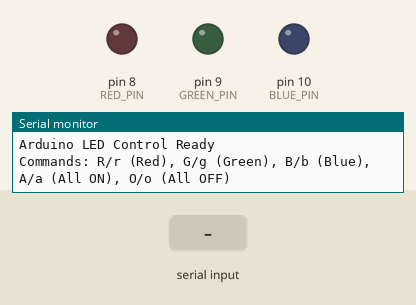
A sketch run on a simulated Arduino Uno, built with avr-gcc and run on an emulated ATmega328P. On the bench: output pins drawn as LEDs (lit = HIGH), the last lines printed to the serial monitor. Inputs (shaded band) come from the test bench.

Above: at 1.2 s.
1.3 s: "R\n" received over Serial
At 2.5 s:
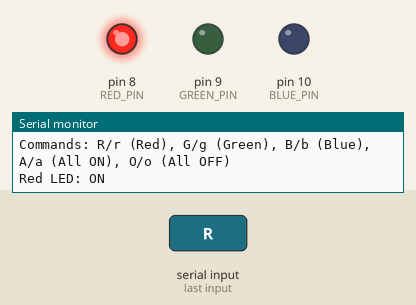
2.8 s: "G\n" received over Serial
At 3.7 s:
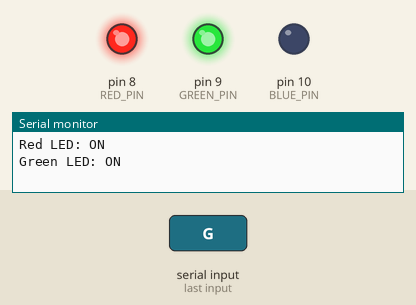
4.3 s: "B\n" received over Serial
At 4.9 s:
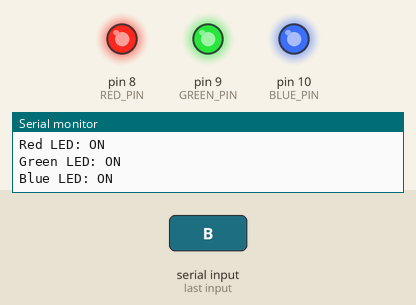
5.8 s: "P\n" received over Serial
At 7.0 s:
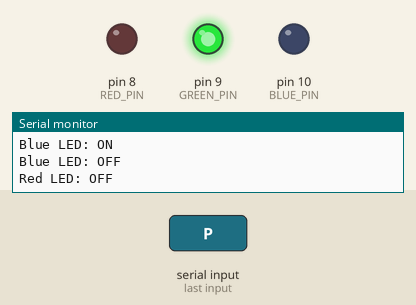
7.3 s: "B\n" received over Serial
At 8.3 s:
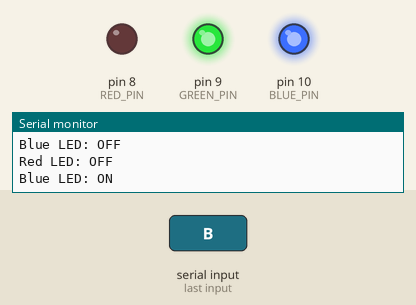
8.8 s: "G\n" received over Serial
At 9.5 s:
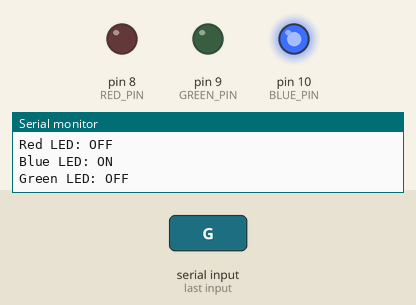
Timing chart, 0 to 11.3 s (numbered marks = the images above; inputs shaded):
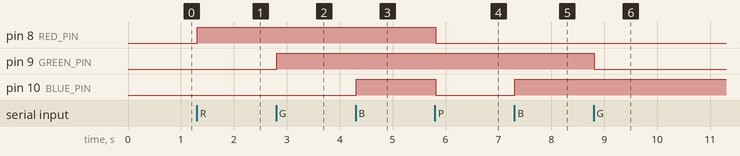

The sketch:

Finals_Laboratory_1.ino
```cpp
#include "LEDControl.h"

void setup() {
  // Initialize serial communication
  Serial.begin(9600);

  // Initialize LED pins
  initializeLEDs();

  // Wait for serial connection to be established
  while (!Serial) {
     // Wait for serial port to connect
  }

  Serial.println("Arduino LED Control Ready");
  Serial.println("Commands: R/r (Red), G/g (Green), B/b (Blue), A/a (All ON), O/o (All OFF)");
}

void loop() {
  if (Serial.available() > 0) {
    // Small delay to ensure all characters have arrived
    delay(10);

    // Variables to track input
    int nonWhitespaceCount = 0;
    char command = '\0';

    // Read all characters and count non-whitespace ones
    while (Serial.available() > 0) {
      char c = Serial.read();

      // Count non-whitespace characters
      if (c != '\n' && c != '\r' && c != ' ') {
        nonWhitespaceCount++;
        command = c; // Store the last non-whitespace character
      }
    }

    // If more than 1 non-whitespace character, it's invalid input
    if (nonWhitespaceCount > 1) {
      // Print error message
      //Serial.println("Error: Invalid command");
      //Serial.println("Valid commands: R/r, G/g, B/b, A/a, O/o");
      return; // Don't process any characters
    }

    // If exactly one non-whitespace character, process it
    if (nonWhitespaceCount == 1) {
      processCommand(command);
    }
    // If no non-whitespace characters, just ignore (whitespace only)
  }
}
```

LEDControl.h
```cpp
#ifndef LEDCONTROL_H
#define LEDCONTROL_H

// LED pin definitions
const int RED_PIN = 8;
const int GREEN_PIN = 9;
const int BLUE_PIN = 10;

// LED state variables
bool redState = false;
bool greenState = false;
bool blueState = false;

// Function to initialize LED pins
void initializeLEDs() {
  pinMode(RED_PIN, OUTPUT);
  pinMode(GREEN_PIN, OUTPUT);
  pinMode(BLUE_PIN, OUTPUT);

  // Turn all LEDs off initially
  digitalWrite(RED_PIN, LOW);
  digitalWrite(GREEN_PIN, LOW);
  digitalWrite(BLUE_PIN, LOW);

  redState = false;
  greenState = false;
  blueState = false;
}

// Function to toggle red LED
void toggleRedLED() {
  redState = !redState;
  digitalWrite(RED_PIN, redState ? HIGH : LOW);
  Serial.print("Red LED: ");
  Serial.println(redState ? "ON" : "OFF");
}

// Function to toggle green LED
void toggleGreenLED() {
  greenState = !greenState;
  digitalWrite(GREEN_PIN, greenState ? HIGH : LOW);
  Serial.print("Green LED: ");
  Serial.println(greenState ? "ON" : "OFF");
}

// Function to toggle blue LED
void toggleBlueLED() {
  blueState = !blueState;
  digitalWrite(BLUE_PIN, blueState ? HIGH : LOW);
  Serial.print("Blue LED: ");
  Serial.println(blueState ? "ON" : "OFF");
}

void togglePurpleLED(){
  blueState = !blueState;
  digitalWrite(BLUE_PIN, blueState ? HIGH : LOW);
  Serial.print("Blue LED: ");
  Serial.println(blueState ? "ON" : "OFF");
  redState = !redState;
  digitalWrite(RED_PIN, redState ? HIGH : LOW);
  Serial.print("Red LED: ");
  Serial.println(redState ? "ON" : "OFF");
}

// Function to turn all LEDs on
void turnAllLEDsOn() {
  digitalWrite(RED_PIN, HIGH);
  digitalWrite(GREEN_PIN, HIGH);
  digitalWrite(BLUE_PIN, HIGH);
  redState = true;
  greenState = true;
  blueState = true;
  Serial.println("All LEDs: ON");
}

// Function to turn all LEDs off
void turnAllLEDsOff() {
  digitalWrite(RED_PIN, LOW);
  digitalWrite(GREEN_PIN, LOW);
  digitalWrite(BLUE_PIN, LOW);
  redState = greenState = blueState = false;
  Serial.println("All LEDs: OFF");
}

// Function to process serial commands
void processCommand(char command) {
  // Convert to uppercase for case-insensitive comparison
  char upperCommand = toupper(command);

  switch (upperCommand) {
    case 'R':
      toggleRedLED();
      break;
    case 'G':
      toggleGreenLED();
      break;
    case 'B':
      toggleBlueLED();
      break;
    case 'A':
      turnAllLEDsOn();
      break;
    case 'O':
      turnAllLEDsOff();
      break;
    case 'P':
      togglePurpleLED();
      break;
    default:
      Serial.print("Error: Invalid command '");
      Serial.print(command);
      Serial.println("'");
      Serial.println("Valid commands: R/r, G/g, B/b, A/a, O/o");
      break;
  }
}

#endif
```

Measured:
- after the input at 1.3 s, pin 8 (RED_PIN): LOW → HIGH at once
- after the input at 2.8 s, pin 9 (GREEN_PIN): LOW → HIGH at once
- after the input at 4.3 s, pin 10 (BLUE_PIN): LOW → HIGH at once
- after the input at 5.8 s, pin 8 (RED_PIN), pin 10 (BLUE_PIN): HIGH → LOW at once
- after the input at 7.3 s, pin 10 (BLUE_PIN): LOW → HIGH at once
- after the input at 8.8 s, pin 9 (GREEN_PIN): HIGH → LOW at once
